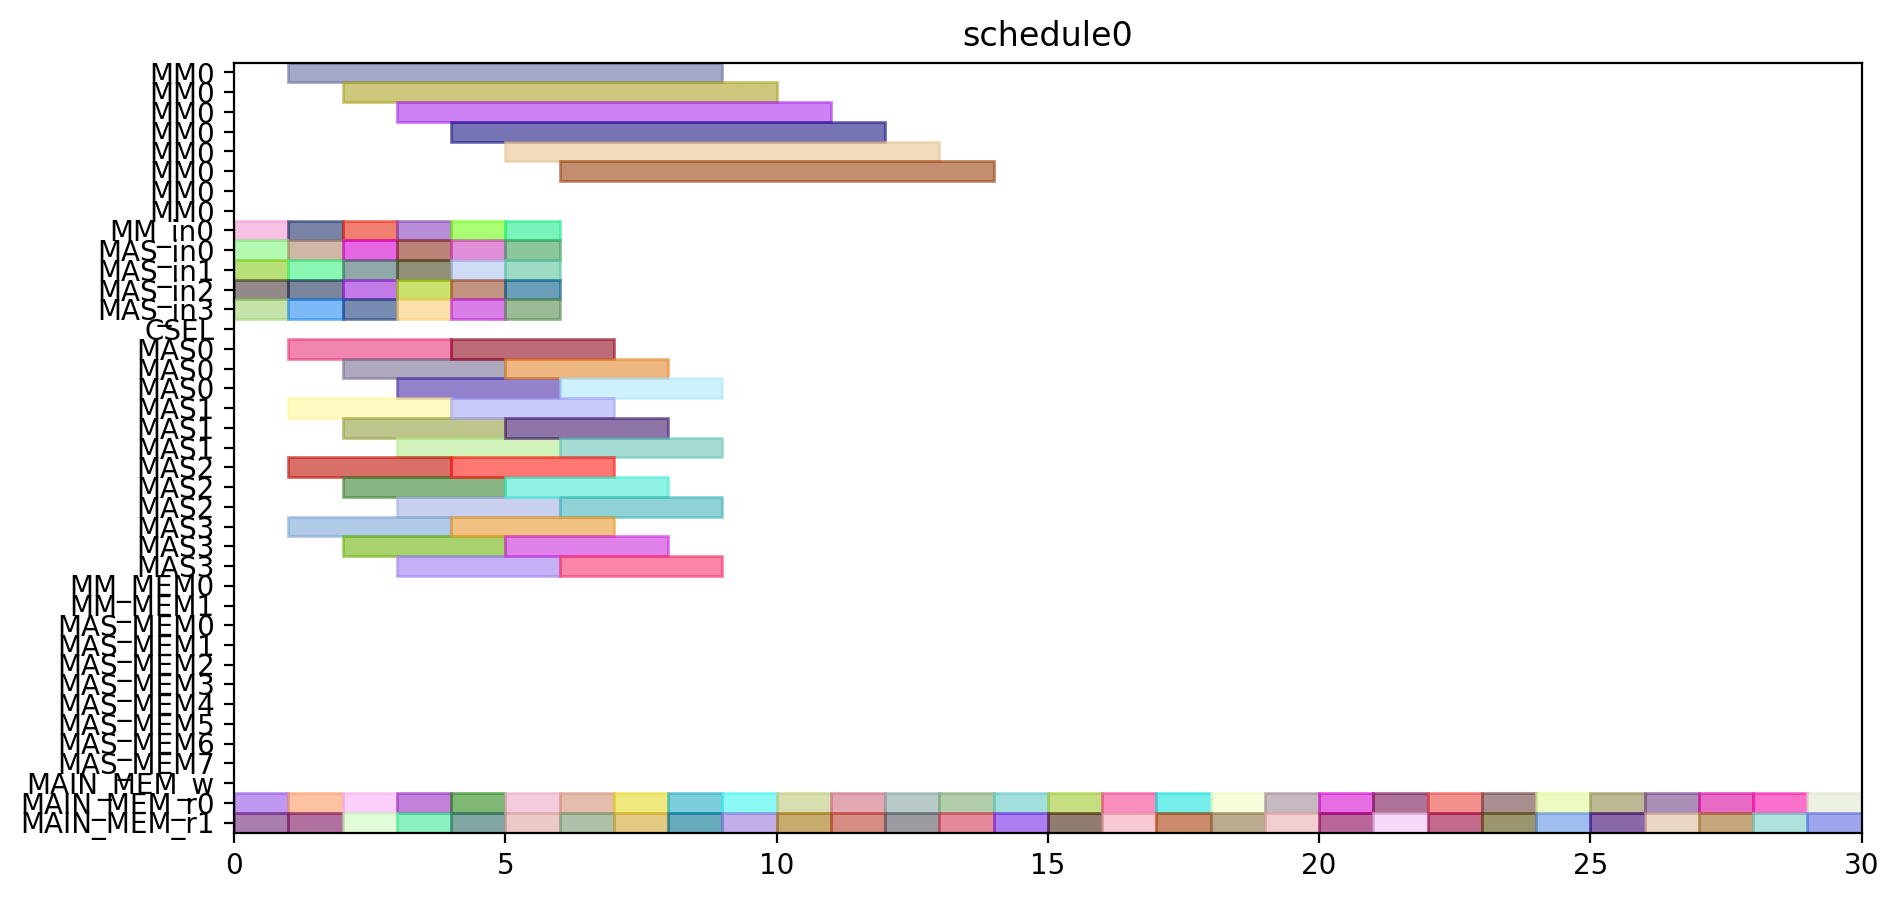

Recreate this plot in Python.
from pyschedule import Scenario, solvers, plotters, alt


def solve():
	horizon = 90
	S = Scenario("schedule0", horizon=horizon)

	# resource
	MM = S.Resources('MM', num=1, size=8)
	MM_in = S.Resources('MM_in', num=1)
	MAS_in = S.Resources('MAS_in', num=4)
	CSEL = S.Resource('CSEL')
	MAS = S.Resources('MAS', num=4, size=3, periods=range(1, horizon))
	MM_MEM = S.Resources('MM_MEM', num=2)
	MAS_MEM = S.Resources('MAS_MEM', num=8)
	MAIN_MEM_w = S.Resource('MAIN_MEM_w', size=1)
	MAIN_MEM_r = S.Resources('MAIN_MEM_r', num=2)

	# result of previous scheduling

	# new tasks
	c_t0_a1_0 = S.Task('c_t0_a1_0', length=3, delay_cost=1)
	c_t0_a1_0 += alt(MAS)
	c_t0_a1_0_in = S.Task('c_t0_a1_0_in', length=1, delay_cost=1)
	c_t0_a1_0_in += alt(MAS_in)
	S += c_t0_a1_0_in*MAS_in[0]<=c_t0_a1_0*MAS[0]

	S += c_t0_a1_0_in*MAS_in[1]<=c_t0_a1_0*MAS[1]

	S += c_t0_a1_0_in*MAS_in[2]<=c_t0_a1_0*MAS[2]

	S += c_t0_a1_0_in*MAS_in[3]<=c_t0_a1_0*MAS[3]

	c_t0_a1_0_mem0 = S.Task('c_t0_a1_0_mem0', length=1, delay_cost=1)
	c_t0_a1_0_mem0 += MAIN_MEM_r[0]
	c_t0_a1_0_mem1 = S.Task('c_t0_a1_0_mem1', length=1, delay_cost=1)
	c_t0_a1_0_mem1 += MAIN_MEM_r[1]
	c_t0_a1_1 = S.Task('c_t0_a1_1', length=3, delay_cost=1)
	c_t0_a1_1 += alt(MAS)
	c_t0_a1_1_in = S.Task('c_t0_a1_1_in', length=1, delay_cost=1)
	c_t0_a1_1_in += alt(MAS_in)
	S += c_t0_a1_1_in*MAS_in[0]<=c_t0_a1_1*MAS[0]

	S += c_t0_a1_1_in*MAS_in[1]<=c_t0_a1_1*MAS[1]

	S += c_t0_a1_1_in*MAS_in[2]<=c_t0_a1_1*MAS[2]

	S += c_t0_a1_1_in*MAS_in[3]<=c_t0_a1_1*MAS[3]

	c_t0_a1_1_mem0 = S.Task('c_t0_a1_1_mem0', length=1, delay_cost=1)
	c_t0_a1_1_mem0 += MAIN_MEM_r[0]
	c_t0_a1_1_mem1 = S.Task('c_t0_a1_1_mem1', length=1, delay_cost=1)
	c_t0_a1_1_mem1 += MAIN_MEM_r[1]
	c_t0_t10 = S.Task('c_t0_t10', length=3, delay_cost=1)
	c_t0_t10 += alt(MAS)
	c_t0_t10_in = S.Task('c_t0_t10_in', length=1, delay_cost=1)
	c_t0_t10_in += alt(MAS_in)
	S += c_t0_t10_in*MAS_in[0]<=c_t0_t10*MAS[0]

	S += c_t0_t10_in*MAS_in[1]<=c_t0_t10*MAS[1]

	S += c_t0_t10_in*MAS_in[2]<=c_t0_t10*MAS[2]

	S += c_t0_t10_in*MAS_in[3]<=c_t0_t10*MAS[3]

	c_t0_t10_mem0 = S.Task('c_t0_t10_mem0', length=1, delay_cost=1)
	c_t0_t10_mem0 += MAIN_MEM_r[0]
	c_t0_t10_mem1 = S.Task('c_t0_t10_mem1', length=1, delay_cost=1)
	c_t0_t10_mem1 += MAIN_MEM_r[1]
	c_t0_t11 = S.Task('c_t0_t11', length=3, delay_cost=1)
	c_t0_t11 += alt(MAS)
	c_t0_t11_in = S.Task('c_t0_t11_in', length=1, delay_cost=1)
	c_t0_t11_in += alt(MAS_in)
	S += c_t0_t11_in*MAS_in[0]<=c_t0_t11*MAS[0]

	S += c_t0_t11_in*MAS_in[1]<=c_t0_t11*MAS[1]

	S += c_t0_t11_in*MAS_in[2]<=c_t0_t11*MAS[2]

	S += c_t0_t11_in*MAS_in[3]<=c_t0_t11*MAS[3]

	c_t0_t11_mem0 = S.Task('c_t0_t11_mem0', length=1, delay_cost=1)
	c_t0_t11_mem0 += MAIN_MEM_r[0]
	c_t0_t11_mem1 = S.Task('c_t0_t11_mem1', length=1, delay_cost=1)
	c_t0_t11_mem1 += MAIN_MEM_r[1]
	c_t0_t3_t0 = S.Task('c_t0_t3_t0', length=8, delay_cost=1)
	c_t0_t3_t0 += alt(MM)
	c_t0_t3_t0_in = S.Task('c_t0_t3_t0_in', length=1, delay_cost=1)
	c_t0_t3_t0_in += alt(MM_in)
	S += c_t0_t3_t0_in*MM_in[0]<=c_t0_t3_t0*MM[0]

	c_t0_t3_t0_mem0 = S.Task('c_t0_t3_t0_mem0', length=1, delay_cost=1)
	c_t0_t3_t0_mem0 += MAIN_MEM_r[0]
	c_t0_t3_t0_mem1 = S.Task('c_t0_t3_t0_mem1', length=1, delay_cost=1)
	c_t0_t3_t0_mem1 += MAIN_MEM_r[1]
	c_t0_t3_t1 = S.Task('c_t0_t3_t1', length=8, delay_cost=1)
	c_t0_t3_t1 += alt(MM)
	c_t0_t3_t1_in = S.Task('c_t0_t3_t1_in', length=1, delay_cost=1)
	c_t0_t3_t1_in += alt(MM_in)
	S += c_t0_t3_t1_in*MM_in[0]<=c_t0_t3_t1*MM[0]

	c_t0_t3_t1_mem0 = S.Task('c_t0_t3_t1_mem0', length=1, delay_cost=1)
	c_t0_t3_t1_mem0 += MAIN_MEM_r[0]
	c_t0_t3_t1_mem1 = S.Task('c_t0_t3_t1_mem1', length=1, delay_cost=1)
	c_t0_t3_t1_mem1 += MAIN_MEM_r[1]
	c_t0_t3_t2 = S.Task('c_t0_t3_t2', length=3, delay_cost=1)
	c_t0_t3_t2 += alt(MAS)
	c_t0_t3_t2_in = S.Task('c_t0_t3_t2_in', length=1, delay_cost=1)
	c_t0_t3_t2_in += alt(MAS_in)
	S += c_t0_t3_t2_in*MAS_in[0]<=c_t0_t3_t2*MAS[0]

	S += c_t0_t3_t2_in*MAS_in[1]<=c_t0_t3_t2*MAS[1]

	S += c_t0_t3_t2_in*MAS_in[2]<=c_t0_t3_t2*MAS[2]

	S += c_t0_t3_t2_in*MAS_in[3]<=c_t0_t3_t2*MAS[3]

	c_t0_t3_t2_mem0 = S.Task('c_t0_t3_t2_mem0', length=1, delay_cost=1)
	c_t0_t3_t2_mem0 += MAIN_MEM_r[0]
	c_t0_t3_t2_mem1 = S.Task('c_t0_t3_t2_mem1', length=1, delay_cost=1)
	c_t0_t3_t2_mem1 += MAIN_MEM_r[1]
	c_t0_t3_t3 = S.Task('c_t0_t3_t3', length=3, delay_cost=1)
	c_t0_t3_t3 += alt(MAS)
	c_t0_t3_t3_in = S.Task('c_t0_t3_t3_in', length=1, delay_cost=1)
	c_t0_t3_t3_in += alt(MAS_in)
	S += c_t0_t3_t3_in*MAS_in[0]<=c_t0_t3_t3*MAS[0]

	S += c_t0_t3_t3_in*MAS_in[1]<=c_t0_t3_t3*MAS[1]

	S += c_t0_t3_t3_in*MAS_in[2]<=c_t0_t3_t3*MAS[2]

	S += c_t0_t3_t3_in*MAS_in[3]<=c_t0_t3_t3*MAS[3]

	c_t0_t3_t3_mem0 = S.Task('c_t0_t3_t3_mem0', length=1, delay_cost=1)
	c_t0_t3_t3_mem0 += MAIN_MEM_r[0]
	c_t0_t3_t3_mem1 = S.Task('c_t0_t3_t3_mem1', length=1, delay_cost=1)
	c_t0_t3_t3_mem1 += MAIN_MEM_r[1]
	c_t1_a1_0 = S.Task('c_t1_a1_0', length=3, delay_cost=1)
	c_t1_a1_0 += alt(MAS)
	c_t1_a1_0_in = S.Task('c_t1_a1_0_in', length=1, delay_cost=1)
	c_t1_a1_0_in += alt(MAS_in)
	S += c_t1_a1_0_in*MAS_in[0]<=c_t1_a1_0*MAS[0]

	S += c_t1_a1_0_in*MAS_in[1]<=c_t1_a1_0*MAS[1]

	S += c_t1_a1_0_in*MAS_in[2]<=c_t1_a1_0*MAS[2]

	S += c_t1_a1_0_in*MAS_in[3]<=c_t1_a1_0*MAS[3]

	c_t1_a1_0_mem0 = S.Task('c_t1_a1_0_mem0', length=1, delay_cost=1)
	c_t1_a1_0_mem0 += MAIN_MEM_r[0]
	c_t1_a1_0_mem1 = S.Task('c_t1_a1_0_mem1', length=1, delay_cost=1)
	c_t1_a1_0_mem1 += MAIN_MEM_r[1]
	c_t1_a1_1 = S.Task('c_t1_a1_1', length=3, delay_cost=1)
	c_t1_a1_1 += alt(MAS)
	c_t1_a1_1_in = S.Task('c_t1_a1_1_in', length=1, delay_cost=1)
	c_t1_a1_1_in += alt(MAS_in)
	S += c_t1_a1_1_in*MAS_in[0]<=c_t1_a1_1*MAS[0]

	S += c_t1_a1_1_in*MAS_in[1]<=c_t1_a1_1*MAS[1]

	S += c_t1_a1_1_in*MAS_in[2]<=c_t1_a1_1*MAS[2]

	S += c_t1_a1_1_in*MAS_in[3]<=c_t1_a1_1*MAS[3]

	c_t1_a1_1_mem0 = S.Task('c_t1_a1_1_mem0', length=1, delay_cost=1)
	c_t1_a1_1_mem0 += MAIN_MEM_r[0]
	c_t1_a1_1_mem1 = S.Task('c_t1_a1_1_mem1', length=1, delay_cost=1)
	c_t1_a1_1_mem1 += MAIN_MEM_r[1]
	c_t1_t10 = S.Task('c_t1_t10', length=3, delay_cost=1)
	c_t1_t10 += alt(MAS)
	c_t1_t10_in = S.Task('c_t1_t10_in', length=1, delay_cost=1)
	c_t1_t10_in += alt(MAS_in)
	S += c_t1_t10_in*MAS_in[0]<=c_t1_t10*MAS[0]

	S += c_t1_t10_in*MAS_in[1]<=c_t1_t10*MAS[1]

	S += c_t1_t10_in*MAS_in[2]<=c_t1_t10*MAS[2]

	S += c_t1_t10_in*MAS_in[3]<=c_t1_t10*MAS[3]

	c_t1_t10_mem0 = S.Task('c_t1_t10_mem0', length=1, delay_cost=1)
	c_t1_t10_mem0 += MAIN_MEM_r[0]
	c_t1_t10_mem1 = S.Task('c_t1_t10_mem1', length=1, delay_cost=1)
	c_t1_t10_mem1 += MAIN_MEM_r[1]
	c_t1_t11 = S.Task('c_t1_t11', length=3, delay_cost=1)
	c_t1_t11 += alt(MAS)
	c_t1_t11_in = S.Task('c_t1_t11_in', length=1, delay_cost=1)
	c_t1_t11_in += alt(MAS_in)
	S += c_t1_t11_in*MAS_in[0]<=c_t1_t11*MAS[0]

	S += c_t1_t11_in*MAS_in[1]<=c_t1_t11*MAS[1]

	S += c_t1_t11_in*MAS_in[2]<=c_t1_t11*MAS[2]

	S += c_t1_t11_in*MAS_in[3]<=c_t1_t11*MAS[3]

	c_t1_t11_mem0 = S.Task('c_t1_t11_mem0', length=1, delay_cost=1)
	c_t1_t11_mem0 += MAIN_MEM_r[0]
	c_t1_t11_mem1 = S.Task('c_t1_t11_mem1', length=1, delay_cost=1)
	c_t1_t11_mem1 += MAIN_MEM_r[1]
	c_t1_t3_t0 = S.Task('c_t1_t3_t0', length=8, delay_cost=1)
	c_t1_t3_t0 += alt(MM)
	c_t1_t3_t0_in = S.Task('c_t1_t3_t0_in', length=1, delay_cost=1)
	c_t1_t3_t0_in += alt(MM_in)
	S += c_t1_t3_t0_in*MM_in[0]<=c_t1_t3_t0*MM[0]

	c_t1_t3_t0_mem0 = S.Task('c_t1_t3_t0_mem0', length=1, delay_cost=1)
	c_t1_t3_t0_mem0 += MAIN_MEM_r[0]
	c_t1_t3_t0_mem1 = S.Task('c_t1_t3_t0_mem1', length=1, delay_cost=1)
	c_t1_t3_t0_mem1 += MAIN_MEM_r[1]
	c_t1_t3_t1 = S.Task('c_t1_t3_t1', length=8, delay_cost=1)
	c_t1_t3_t1 += alt(MM)
	c_t1_t3_t1_in = S.Task('c_t1_t3_t1_in', length=1, delay_cost=1)
	c_t1_t3_t1_in += alt(MM_in)
	S += c_t1_t3_t1_in*MM_in[0]<=c_t1_t3_t1*MM[0]

	c_t1_t3_t1_mem0 = S.Task('c_t1_t3_t1_mem0', length=1, delay_cost=1)
	c_t1_t3_t1_mem0 += MAIN_MEM_r[0]
	c_t1_t3_t1_mem1 = S.Task('c_t1_t3_t1_mem1', length=1, delay_cost=1)
	c_t1_t3_t1_mem1 += MAIN_MEM_r[1]
	c_t1_t3_t2 = S.Task('c_t1_t3_t2', length=3, delay_cost=1)
	c_t1_t3_t2 += alt(MAS)
	c_t1_t3_t2_in = S.Task('c_t1_t3_t2_in', length=1, delay_cost=1)
	c_t1_t3_t2_in += alt(MAS_in)
	S += c_t1_t3_t2_in*MAS_in[0]<=c_t1_t3_t2*MAS[0]

	S += c_t1_t3_t2_in*MAS_in[1]<=c_t1_t3_t2*MAS[1]

	S += c_t1_t3_t2_in*MAS_in[2]<=c_t1_t3_t2*MAS[2]

	S += c_t1_t3_t2_in*MAS_in[3]<=c_t1_t3_t2*MAS[3]

	c_t1_t3_t2_mem0 = S.Task('c_t1_t3_t2_mem0', length=1, delay_cost=1)
	c_t1_t3_t2_mem0 += MAIN_MEM_r[0]
	c_t1_t3_t2_mem1 = S.Task('c_t1_t3_t2_mem1', length=1, delay_cost=1)
	c_t1_t3_t2_mem1 += MAIN_MEM_r[1]
	c_t1_t3_t3 = S.Task('c_t1_t3_t3', length=3, delay_cost=1)
	c_t1_t3_t3 += alt(MAS)
	c_t1_t3_t3_in = S.Task('c_t1_t3_t3_in', length=1, delay_cost=1)
	c_t1_t3_t3_in += alt(MAS_in)
	S += c_t1_t3_t3_in*MAS_in[0]<=c_t1_t3_t3*MAS[0]

	S += c_t1_t3_t3_in*MAS_in[1]<=c_t1_t3_t3*MAS[1]

	S += c_t1_t3_t3_in*MAS_in[2]<=c_t1_t3_t3*MAS[2]

	S += c_t1_t3_t3_in*MAS_in[3]<=c_t1_t3_t3*MAS[3]

	c_t1_t3_t3_mem0 = S.Task('c_t1_t3_t3_mem0', length=1, delay_cost=1)
	c_t1_t3_t3_mem0 += MAIN_MEM_r[0]
	c_t1_t3_t3_mem1 = S.Task('c_t1_t3_t3_mem1', length=1, delay_cost=1)
	c_t1_t3_t3_mem1 += MAIN_MEM_r[1]
	c_t2_a1_0 = S.Task('c_t2_a1_0', length=3, delay_cost=1)
	c_t2_a1_0 += alt(MAS)
	c_t2_a1_0_in = S.Task('c_t2_a1_0_in', length=1, delay_cost=1)
	c_t2_a1_0_in += alt(MAS_in)
	S += c_t2_a1_0_in*MAS_in[0]<=c_t2_a1_0*MAS[0]

	S += c_t2_a1_0_in*MAS_in[1]<=c_t2_a1_0*MAS[1]

	S += c_t2_a1_0_in*MAS_in[2]<=c_t2_a1_0*MAS[2]

	S += c_t2_a1_0_in*MAS_in[3]<=c_t2_a1_0*MAS[3]

	c_t2_a1_0_mem0 = S.Task('c_t2_a1_0_mem0', length=1, delay_cost=1)
	c_t2_a1_0_mem0 += MAIN_MEM_r[0]
	c_t2_a1_0_mem1 = S.Task('c_t2_a1_0_mem1', length=1, delay_cost=1)
	c_t2_a1_0_mem1 += MAIN_MEM_r[1]
	c_t2_a1_1 = S.Task('c_t2_a1_1', length=3, delay_cost=1)
	c_t2_a1_1 += alt(MAS)
	c_t2_a1_1_in = S.Task('c_t2_a1_1_in', length=1, delay_cost=1)
	c_t2_a1_1_in += alt(MAS_in)
	S += c_t2_a1_1_in*MAS_in[0]<=c_t2_a1_1*MAS[0]

	S += c_t2_a1_1_in*MAS_in[1]<=c_t2_a1_1*MAS[1]

	S += c_t2_a1_1_in*MAS_in[2]<=c_t2_a1_1*MAS[2]

	S += c_t2_a1_1_in*MAS_in[3]<=c_t2_a1_1*MAS[3]

	c_t2_a1_1_mem0 = S.Task('c_t2_a1_1_mem0', length=1, delay_cost=1)
	c_t2_a1_1_mem0 += MAIN_MEM_r[0]
	c_t2_a1_1_mem1 = S.Task('c_t2_a1_1_mem1', length=1, delay_cost=1)
	c_t2_a1_1_mem1 += MAIN_MEM_r[1]
	c_t2_t10 = S.Task('c_t2_t10', length=3, delay_cost=1)
	c_t2_t10 += alt(MAS)
	c_t2_t10_in = S.Task('c_t2_t10_in', length=1, delay_cost=1)
	c_t2_t10_in += alt(MAS_in)
	S += c_t2_t10_in*MAS_in[0]<=c_t2_t10*MAS[0]

	S += c_t2_t10_in*MAS_in[1]<=c_t2_t10*MAS[1]

	S += c_t2_t10_in*MAS_in[2]<=c_t2_t10*MAS[2]

	S += c_t2_t10_in*MAS_in[3]<=c_t2_t10*MAS[3]

	c_t2_t10_mem0 = S.Task('c_t2_t10_mem0', length=1, delay_cost=1)
	c_t2_t10_mem0 += MAIN_MEM_r[0]
	c_t2_t10_mem1 = S.Task('c_t2_t10_mem1', length=1, delay_cost=1)
	c_t2_t10_mem1 += MAIN_MEM_r[1]
	c_t2_t11 = S.Task('c_t2_t11', length=3, delay_cost=1)
	c_t2_t11 += alt(MAS)
	c_t2_t11_in = S.Task('c_t2_t11_in', length=1, delay_cost=1)
	c_t2_t11_in += alt(MAS_in)
	S += c_t2_t11_in*MAS_in[0]<=c_t2_t11*MAS[0]

	S += c_t2_t11_in*MAS_in[1]<=c_t2_t11*MAS[1]

	S += c_t2_t11_in*MAS_in[2]<=c_t2_t11*MAS[2]

	S += c_t2_t11_in*MAS_in[3]<=c_t2_t11*MAS[3]

	c_t2_t11_mem0 = S.Task('c_t2_t11_mem0', length=1, delay_cost=1)
	c_t2_t11_mem0 += MAIN_MEM_r[0]
	c_t2_t11_mem1 = S.Task('c_t2_t11_mem1', length=1, delay_cost=1)
	c_t2_t11_mem1 += MAIN_MEM_r[1]
	c_t2_t3_t0 = S.Task('c_t2_t3_t0', length=8, delay_cost=1)
	c_t2_t3_t0 += alt(MM)
	c_t2_t3_t0_in = S.Task('c_t2_t3_t0_in', length=1, delay_cost=1)
	c_t2_t3_t0_in += alt(MM_in)
	S += c_t2_t3_t0_in*MM_in[0]<=c_t2_t3_t0*MM[0]

	c_t2_t3_t0_mem0 = S.Task('c_t2_t3_t0_mem0', length=1, delay_cost=1)
	c_t2_t3_t0_mem0 += MAIN_MEM_r[0]
	c_t2_t3_t0_mem1 = S.Task('c_t2_t3_t0_mem1', length=1, delay_cost=1)
	c_t2_t3_t0_mem1 += MAIN_MEM_r[1]
	c_t2_t3_t1 = S.Task('c_t2_t3_t1', length=8, delay_cost=1)
	c_t2_t3_t1 += alt(MM)
	c_t2_t3_t1_in = S.Task('c_t2_t3_t1_in', length=1, delay_cost=1)
	c_t2_t3_t1_in += alt(MM_in)
	S += c_t2_t3_t1_in*MM_in[0]<=c_t2_t3_t1*MM[0]

	c_t2_t3_t1_mem0 = S.Task('c_t2_t3_t1_mem0', length=1, delay_cost=1)
	c_t2_t3_t1_mem0 += MAIN_MEM_r[0]
	c_t2_t3_t1_mem1 = S.Task('c_t2_t3_t1_mem1', length=1, delay_cost=1)
	c_t2_t3_t1_mem1 += MAIN_MEM_r[1]
	c_t2_t3_t2 = S.Task('c_t2_t3_t2', length=3, delay_cost=1)
	c_t2_t3_t2 += alt(MAS)
	c_t2_t3_t2_in = S.Task('c_t2_t3_t2_in', length=1, delay_cost=1)
	c_t2_t3_t2_in += alt(MAS_in)
	S += c_t2_t3_t2_in*MAS_in[0]<=c_t2_t3_t2*MAS[0]

	S += c_t2_t3_t2_in*MAS_in[1]<=c_t2_t3_t2*MAS[1]

	S += c_t2_t3_t2_in*MAS_in[2]<=c_t2_t3_t2*MAS[2]

	S += c_t2_t3_t2_in*MAS_in[3]<=c_t2_t3_t2*MAS[3]

	c_t2_t3_t2_mem0 = S.Task('c_t2_t3_t2_mem0', length=1, delay_cost=1)
	c_t2_t3_t2_mem0 += MAIN_MEM_r[0]
	c_t2_t3_t2_mem1 = S.Task('c_t2_t3_t2_mem1', length=1, delay_cost=1)
	c_t2_t3_t2_mem1 += MAIN_MEM_r[1]
	c_t2_t3_t3 = S.Task('c_t2_t3_t3', length=3, delay_cost=1)
	c_t2_t3_t3 += alt(MAS)
	c_t2_t3_t3_in = S.Task('c_t2_t3_t3_in', length=1, delay_cost=1)
	c_t2_t3_t3_in += alt(MAS_in)
	S += c_t2_t3_t3_in*MAS_in[0]<=c_t2_t3_t3*MAS[0]

	S += c_t2_t3_t3_in*MAS_in[1]<=c_t2_t3_t3*MAS[1]

	S += c_t2_t3_t3_in*MAS_in[2]<=c_t2_t3_t3*MAS[2]

	S += c_t2_t3_t3_in*MAS_in[3]<=c_t2_t3_t3*MAS[3]

	c_t2_t3_t3_mem0 = S.Task('c_t2_t3_t3_mem0', length=1, delay_cost=1)
	c_t2_t3_t3_mem0 += MAIN_MEM_r[0]
	c_t2_t3_t3_mem1 = S.Task('c_t2_t3_t3_mem1', length=1, delay_cost=1)
	c_t2_t3_t3_mem1 += MAIN_MEM_r[1]
	c_t3000 = S.Task('c_t3000', length=3, delay_cost=1)
	c_t3000 += alt(MAS)
	c_t3000_in = S.Task('c_t3000_in', length=1, delay_cost=1)
	c_t3000_in += alt(MAS_in)
	S += c_t3000_in*MAS_in[0]<=c_t3000*MAS[0]

	S += c_t3000_in*MAS_in[1]<=c_t3000*MAS[1]

	S += c_t3000_in*MAS_in[2]<=c_t3000*MAS[2]

	S += c_t3000_in*MAS_in[3]<=c_t3000*MAS[3]

	c_t3000_mem0 = S.Task('c_t3000_mem0', length=1, delay_cost=1)
	c_t3000_mem0 += MAIN_MEM_r[0]
	c_t3000_mem1 = S.Task('c_t3000_mem1', length=1, delay_cost=1)
	c_t3000_mem1 += MAIN_MEM_r[1]
	c_t3001 = S.Task('c_t3001', length=3, delay_cost=1)
	c_t3001 += alt(MAS)
	c_t3001_in = S.Task('c_t3001_in', length=1, delay_cost=1)
	c_t3001_in += alt(MAS_in)
	S += c_t3001_in*MAS_in[0]<=c_t3001*MAS[0]

	S += c_t3001_in*MAS_in[1]<=c_t3001*MAS[1]

	S += c_t3001_in*MAS_in[2]<=c_t3001*MAS[2]

	S += c_t3001_in*MAS_in[3]<=c_t3001*MAS[3]

	c_t3001_mem0 = S.Task('c_t3001_mem0', length=1, delay_cost=1)
	c_t3001_mem0 += MAIN_MEM_r[0]
	c_t3001_mem1 = S.Task('c_t3001_mem1', length=1, delay_cost=1)
	c_t3001_mem1 += MAIN_MEM_r[1]
	c_t3010 = S.Task('c_t3010', length=3, delay_cost=1)
	c_t3010 += alt(MAS)
	c_t3010_in = S.Task('c_t3010_in', length=1, delay_cost=1)
	c_t3010_in += alt(MAS_in)
	S += c_t3010_in*MAS_in[0]<=c_t3010*MAS[0]

	S += c_t3010_in*MAS_in[1]<=c_t3010*MAS[1]

	S += c_t3010_in*MAS_in[2]<=c_t3010*MAS[2]

	S += c_t3010_in*MAS_in[3]<=c_t3010*MAS[3]

	c_t3010_mem0 = S.Task('c_t3010_mem0', length=1, delay_cost=1)
	c_t3010_mem0 += MAIN_MEM_r[0]
	c_t3010_mem1 = S.Task('c_t3010_mem1', length=1, delay_cost=1)
	c_t3010_mem1 += MAIN_MEM_r[1]
	c_t3011 = S.Task('c_t3011', length=3, delay_cost=1)
	c_t3011 += alt(MAS)
	c_t3011_in = S.Task('c_t3011_in', length=1, delay_cost=1)
	c_t3011_in += alt(MAS_in)
	S += c_t3011_in*MAS_in[0]<=c_t3011*MAS[0]

	S += c_t3011_in*MAS_in[1]<=c_t3011*MAS[1]

	S += c_t3011_in*MAS_in[2]<=c_t3011*MAS[2]

	S += c_t3011_in*MAS_in[3]<=c_t3011*MAS[3]

	c_t3011_mem0 = S.Task('c_t3011_mem0', length=1, delay_cost=1)
	c_t3011_mem0 += MAIN_MEM_r[0]
	c_t3011_mem1 = S.Task('c_t3011_mem1', length=1, delay_cost=1)
	c_t3011_mem1 += MAIN_MEM_r[1]
	c_t4000 = S.Task('c_t4000', length=3, delay_cost=1)
	c_t4000 += alt(MAS)
	c_t4000_in = S.Task('c_t4000_in', length=1, delay_cost=1)
	c_t4000_in += alt(MAS_in)
	S += c_t4000_in*MAS_in[0]<=c_t4000*MAS[0]

	S += c_t4000_in*MAS_in[1]<=c_t4000*MAS[1]

	S += c_t4000_in*MAS_in[2]<=c_t4000*MAS[2]

	S += c_t4000_in*MAS_in[3]<=c_t4000*MAS[3]

	c_t4000_mem0 = S.Task('c_t4000_mem0', length=1, delay_cost=1)
	c_t4000_mem0 += MAIN_MEM_r[0]
	c_t4000_mem1 = S.Task('c_t4000_mem1', length=1, delay_cost=1)
	c_t4000_mem1 += MAIN_MEM_r[1]
	c_t4001 = S.Task('c_t4001', length=3, delay_cost=1)
	c_t4001 += alt(MAS)
	c_t4001_in = S.Task('c_t4001_in', length=1, delay_cost=1)
	c_t4001_in += alt(MAS_in)
	S += c_t4001_in*MAS_in[0]<=c_t4001*MAS[0]

	S += c_t4001_in*MAS_in[1]<=c_t4001*MAS[1]

	S += c_t4001_in*MAS_in[2]<=c_t4001*MAS[2]

	S += c_t4001_in*MAS_in[3]<=c_t4001*MAS[3]

	c_t4001_mem0 = S.Task('c_t4001_mem0', length=1, delay_cost=1)
	c_t4001_mem0 += MAIN_MEM_r[0]
	c_t4001_mem1 = S.Task('c_t4001_mem1', length=1, delay_cost=1)
	c_t4001_mem1 += MAIN_MEM_r[1]
	solvers.mip.solve(S,msg=1,kind='CPLEX',ratio_gap=1.01)

	solution = [['hoge']*len(S.solution()[1]) for i in range(len(S.solution()))]
	for i in range(len(S.solution())):
		for j in range(len(S.solution()[i])):
			solution[i][j]=str(S.solution()[i][j])
	print(solution)

	cycles = int(solution[-1][3])

	pic_file_name = "/home/mfukuda/ABE/multiRAM_multiMAS_16mux/scheduling_result/stage8MM1_stage3MAS4/SQR/schedule0.png"
	if(S.solution() != []):
		plotters.matplotlib.plot(S,img_filename=pic_file_name, show_task_labels=False, fig_size=(cycles*0.25+3, 5))

	return solution
